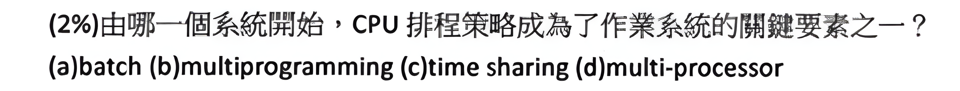
#> input picture EAST_AND_HOUGH_CUT_IMAGE/outputResize.png, 960 x 91 px
$ python cut_kmeans.py
#> lines starting #> are read from the running program, lines starting #| are printed output that depends on the picture; after the words box and inside, x2 and y2 are one past the last pixel; in counts of white or black regions, pixels touching at a corner belong together
import cv2
import numpy as np
from sklearn.cluster import DBSCAN
from sklearn.cluster import KMeans
def hough():
    img = cv2.imread("outputResize.png")
#> img is the input picture: shape (91, 960, 3); mean B, G, R 222.6, 222.3, 222.5
    gray = cv2.cvtColor(img, cv2.COLOR_BGR2GRAY)
    thresh = cv2.threshold(gray, 0, 255, cv2.THRESH_BINARY_INV + cv2.THRESH_OTSU)[1]
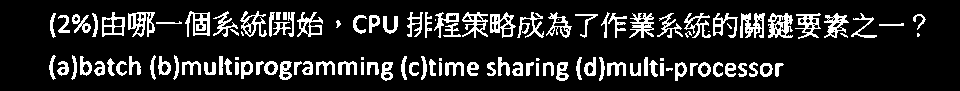
#> thresh: shape (91, 960); 15.1% white; 116 white regions (13 under 20 px), largest, box (x1, y1, x2, y2) and area: (768, 13, 793, 38) 385, (740, 13, 765, 38) 380, (128, 12, 155, 37) 370
    lines = cv2.HoughLinesP(thresh, 1, np.pi/180, 100, minLineLength=1, maxLineGap=100)
#> lines = 39 rows, first 6: [50, 64, 783, 64], [50, 63, 782, 63], [51, 18, 924, 18], [50, 74, 778, 74], [50, 22, 923, 22], [50, 72, 778, 72]
    # 創建一個空的字典來存儲每個 y 座標的直線數量
    line_density = {}

    # 準備一個空的圖片用於顯示偵測到的直線
    line_img = np.zeros(img.shape, dtype=np.uint8)

    for line in lines:
        x1, y1, x2, y2 = line[0]
        cv2.line(line_img, (x1, y1), (x2, y2), (0, 255, 0), 2)
        # 對每一條線，增加它覆蓋的 y 座標的直線數量
        for y in range(min(y1, y2), max(y1, y2) + 1):
            if y not in line_density:
                line_density[y] = 0
            line_density[y] += 1
#> this loop made 39 passes
#> (x1, y1, x2, y2) on passes 1 to 12: (50, 64, 783, 64), (50, 63, 782, 63), (51, 18, 924, 18), (50, 74, 778, 74), (50, 22, 923, 22), (50, 72, 778, 72), (50, 73, 778, 73), (49, 67, 778, 67), (50, 21, 924, 21), (50, 28, 918, 28), (50, 62, 754, 62), (50, 23, 923, 23)
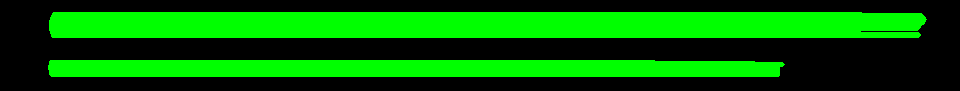
#> line_img: shape (91, 960, 3); mean of channels 0, 1, 2 0, 101.7, 0; drawn as B, G, R
#> after the loop, line_density = 39 items
    cv2.imwrite('Detected kmeans Lines.jpg', line_img)
    # 當前的線中心點
    centers = np.array([(line[0][1] + line[0][3]) / 2 for line in lines]).reshape(-1, 1)
#> centers = 39 values, max 75 at index 35, min 13 at index 37, mean 41.23

    # 預設問題數量
    n_clusters = 4

    kmeans = KMeans(n_clusters=n_clusters)
    kmeans.fit(centers)

    # 每一個問題的範圍
    ranges = []
    for i in range(n_clusters):
        indices = np.where(kmeans.labels_ == i)[0]
        ranges.append((min(centers[i] for i in indices), max(centers[i] for i in indices)))
#> after the loop, ranges = [([68], [75]), ([13], [24]), ([25], [36]), ([61], [67])]

    # 分割每一個問題
    for i, (y1, y2) in enumerate(ranges):
        roi = img[int(y1):int(y2), :]
        cv2.imwrite(f'kmean_{i}.jpg', roi)
#> this loop made 4 passes
#> (y1, y2) on passes 1 to 4: ([68], [75]), ([13], [24]), ([25], [36]), ([61], [67])

hough()
